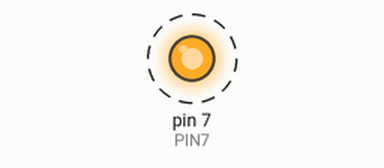
A sketch run on a simulated Arduino Uno, built with avr-gcc and run on an emulated ATmega328P. On the bench: output pins drawn as LEDs (lit = HIGH). Dashed ring = blinking. At 2.0 s the program stops and its outputs stay as they are.

Above: at 1.05 s.
Timing chart, 0 to 3.5 s (numbered marks = the images above):
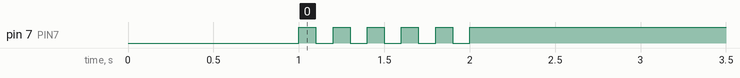

The sketch:

05_practice_2.ino
```cpp
#define PIN7 7

void setup(){
  pinMode(PIN7, OUTPUT);
  digitalWrite(PIN7, LOW);
  delay(1000);
}

void loop(){
  int i = 1;
  while(i<6){
    digitalWrite(PIN7, HIGH);
    delay(100);
    digitalWrite(PIN7, LOW);
    delay(100);

    i=i+1;
  }

  digitalWrite(PIN7, HIGH);

  while(1) { }
}
```

Measured:
- by itself, pin 7 (PIN7): alternates HIGH for 0.10 s and LOW for 0.10 s, 11 changes in all, then stays HIGH
